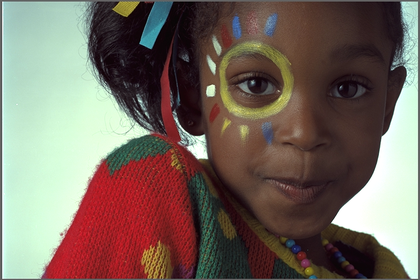
%> input picture add-2/image/girl.png, 420 x 280 px, shrunk from 768 x 512 before the run
$ octave project1.m   (GNU Octave 9; MATLAB toolbox functions it lacks are replaced by stand-ins)
%> lines starting %> are read from the running program, lines starting %| are printed output that depends on the picture
clc
clear all;
close all;

f=imread('girl.png');
%> f is the input picture: size 280x420x3 uint8; mean R, G, B 119.5, 105.9, 96
g=im2double(f);
% imshow(f);
%img=rgb2gray(img);
for j=1:3
 img(:,:)=g(:,:,j);
 initial= img(1,:);
for i = 2:size(img,1)
    initial = [initial img(i,:)];
end

 order = 10;
 n = 0:order;
 h = sin(0.25*pi.*(n-(order/2)))./(pi.*(n-(order/2)));
% h = 0.5.*sin(0.5*pi.*(n-(order/2)))./(0.5*pi.*(n-(order/2)));
 h((order/2)+1) = 0.5;
 hhpf = -h;
 hhpf((order/2)+1) = 1 + hhpf((order/2)+1);

initial_lpf = conv(initial,h);
initial_hpf = conv(initial,hhpf);

initial_lpf(1:(order/2)) = '';
initial_lpf(length(initial)+1:length(initial)+(order/2)) = '';
initial_hpf(1:(order/2)) = '';
initial_hpf(length(initial)+1:length(initial)+(order/2)) = '';

dlpf = 2.*initial_lpf(1:2:length(initial_lpf));
dhpf = 2.*initial_hpf(1:2:length(initial_hpf));

ulpf = zeros(1,2*length(dlpf));
uhpf = zeros(1,2*length(dlpf));

for i=1:length(dlpf);
    ulpf((2*i)-1)=dlpf(i);
    uhpf((2*i)-1)=dhpf(i);
end
sy_lpf = conv(ulpf,h);
sy_hpf = conv(uhpf,hhpf);
sy_lpf(1:(order/2)) = '';
sy_lpf(length(initial)+1:length(initial)+(order/2)) = '';
sy_hpf(1:(order/2)) = '';
sy_hpf(length(initial)+1:length(initial)+(order/2)) = '';


final = sy_lpf+sy_hpf;
r=size(img,1);
c=size(img,2);
imgr = zeros(size(img));
% for j=1:3
for i = 1:size(img,1)
    imgr(i,:) = final((i-1)*size(img,2)+1:i*size(img,2));
%     imgr(i,:,2) = combined((i-1)*size(img,2)+r*c+1:r*c+i*size(img,2));
%     imgr(i,:,3) = combined((i-1)*size(img,2)+2*r*c+1:2*r*c+i*size(img,2));
%
end
  imgc(:,:,j)=imgr(:,:);
end
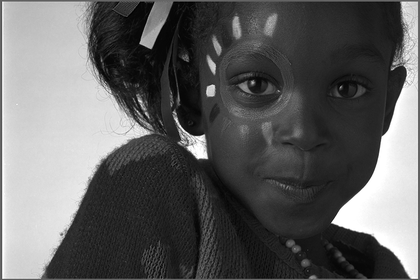
%> img: size 280x420 double; min 0, max 1, mean 0.377
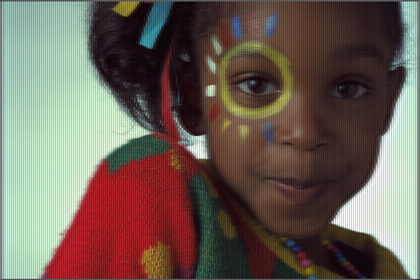
%> imgc: size 280x420x3 double; mean R, G, B 0.877, 0.778, 0.705; drawn with min black and max white
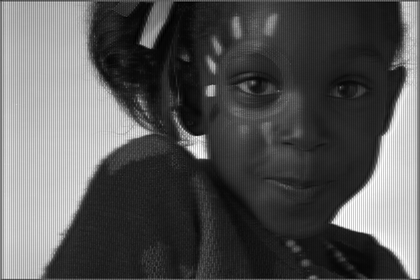
%> imgr: size 280x420 double; min -0.0106, max 2.08, mean 0.705; drawn with min black and max white
%> after the loop, h = [-0.045 9.75e-18 0.075 0.159 0.225 0.5 0.225 0.159 0.075 9.75e-18 -0.045]; hhpf = [0.045 -9.75e-18 -0.075 -0.159 -0.225 0.5 -0.225 -0.159 -0.075 -9.75e-18 0.045]
% end
figure, imshow(g);
figure, imshow(imgc);
%> after `imshow(imgc)`:
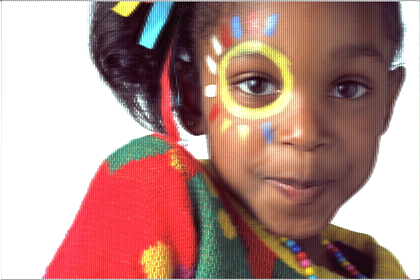
%> displayed picture: size 280x420x3, on the screen's scale of 0 to 255; mean R, G, B 179.5, 142.1, 136.1
title('Reconstructed image');
% filterbank_19sept.m
% Displaying filterbank_19sept.m.
